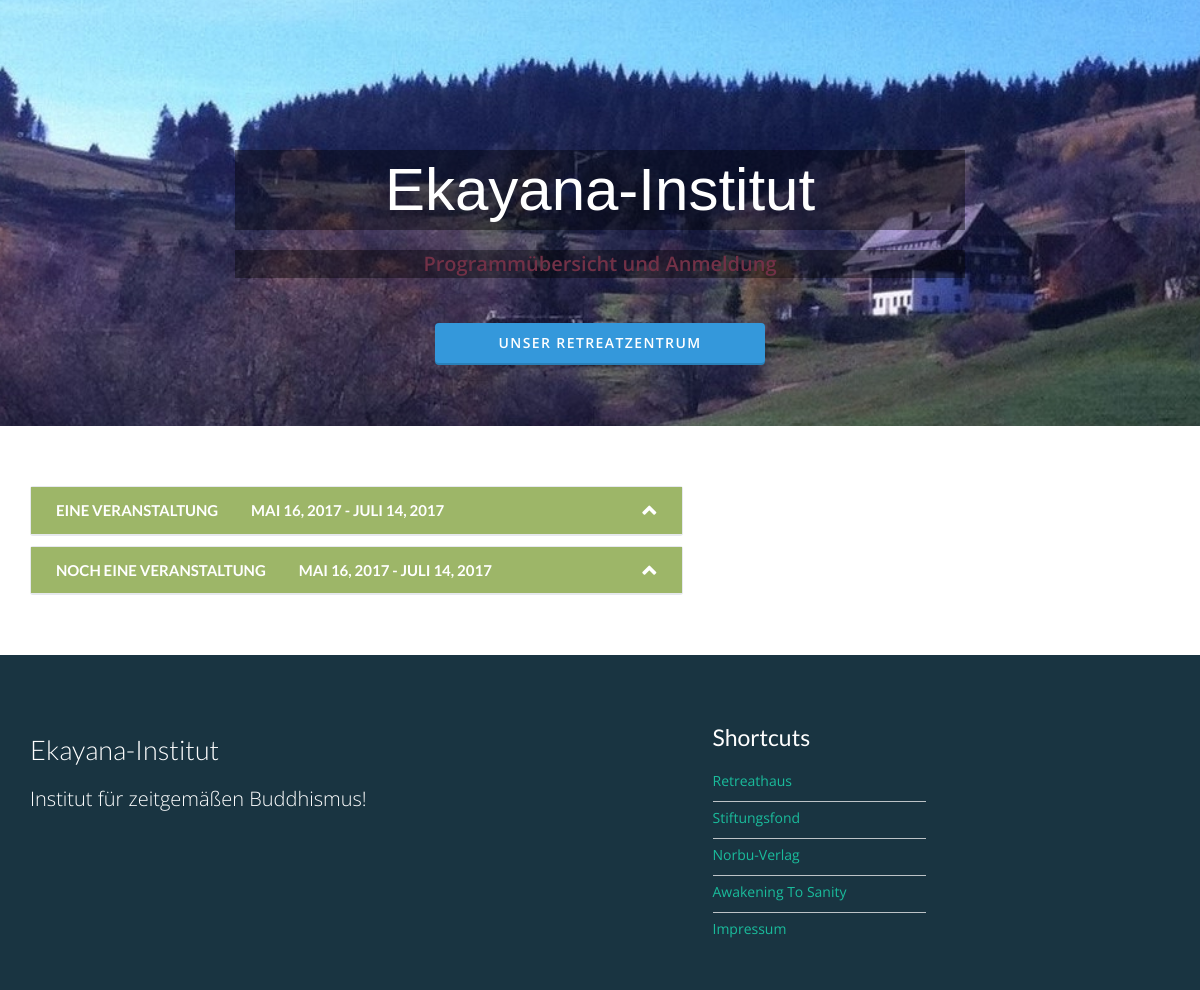
Before: / with the older database file.
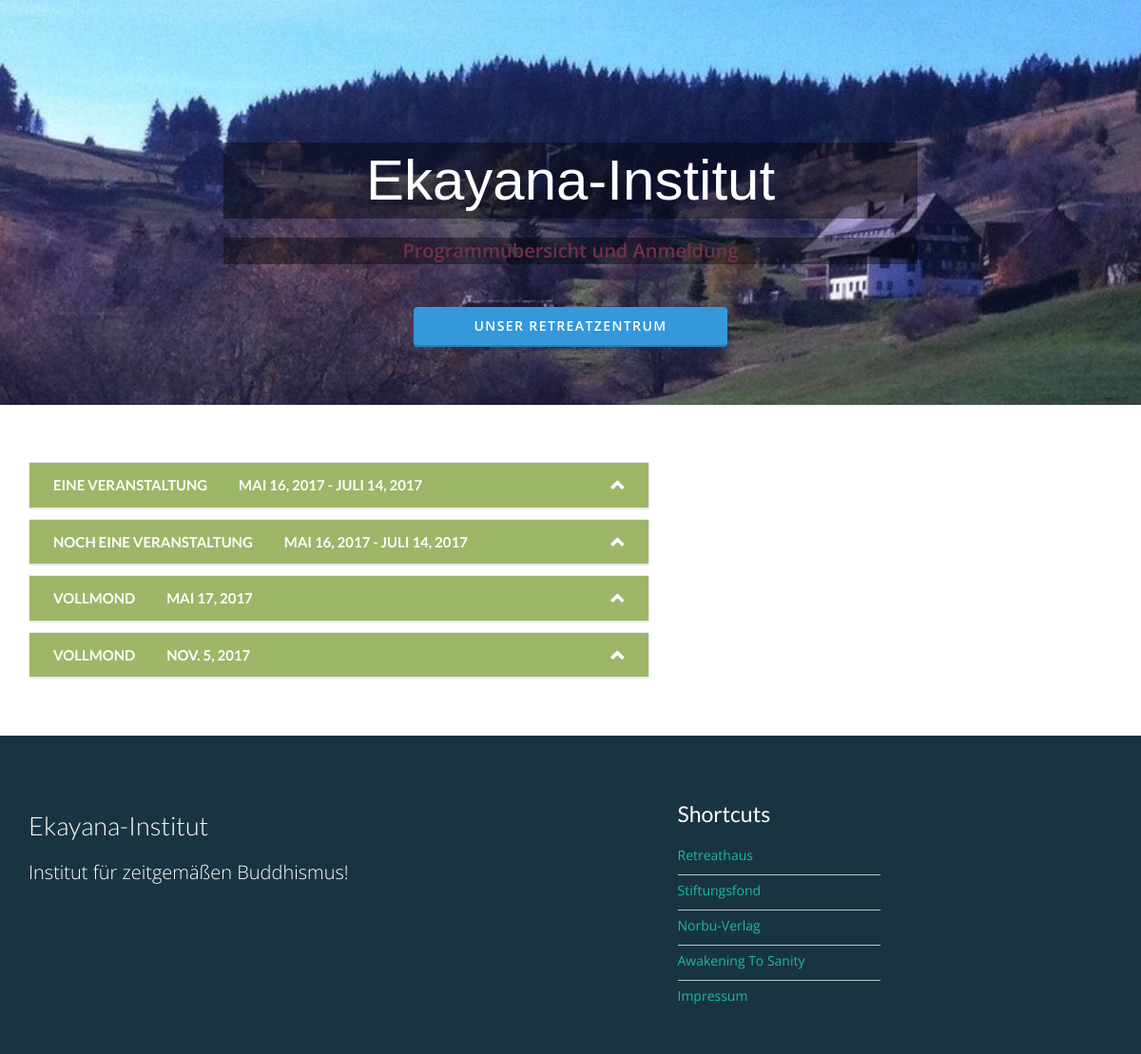
After: the same page with the newer database file.
### Anmeldung/models.py (models this page shows, shortened)
class Event(models.Model):
    bezeichnung = models.CharField(max_length=200)
    registrationdeadline = models.DateField('Sichtbar bis einschl.',default=datetime.date.today)
    beginn = models.DateField(default=datetime.date.today)
    ende = models.DateField(default=datetime.date.today)
    kurzbeschreibung = HTMLField('Kurze Beschreibung', blank=True)
    beschreibung = HTMLField('Beschreibung', blank=True)
    oeffentlich = models.BooleanField('Öffentliche Veranstaltung bzw. noch Plätze frei',default=True)
    sichtbar = models.BooleanField('wird angezeigt',default=True)
    eventplaetze = models.PositiveSmallIntegerField("Plätze für Teilnehmer", default=0)
    essensplaetze = models.PositiveSmallIntegerField("Plätze für Teilnehmer an der Verpflegung", default=0)
    class Meta:
        verbose_name = 'Veranstaltung'
        verbose_name_plural = 'Veranstaltungen'
    ordering = ['+beginn']

### Anmeldung/views.py (the view)
# urls.py: url(r'^$', views.uebersicht, name='uebersicht'),
def uebersicht(request):
    events = Event.objects.filter(registrationdeadline__gte=date.today()).order_by('beginn')
    links = texte.objects.filter(bereich__exact='LEFT',
                                 datepublishedstart__lte=date.today(),
                                 datepublishedend__gte=date.today()).order_by('-datepublishedstart')
    rechts = texte.objects.filter(bereich__exact='RIGHT',
                                  datepublishedstart__lte=date.today(),
                                  datepublishedend__gte=date.today()).order_by('-datepublishedstart')
    oben = texte.objects.filter(bereich__exact='LEFT',
                                hoehe__exact='TOP',
                                datepublishedstart__lte=date.today(),
                                datepublishedend__gte=date.today()).order_by('-datepublishedstart')
    unten = texte.objects.filter(bereich__exact='LEFT',
                                 hoehe__exact='BOTTOM',
                                 datepublishedstart__lte=date.today(),
                                 datepublishedend__gte=date.today()).order_by('-datepublishedstart')
    return render(request, 'Anmeldung/event_detail.html',
                  {'events': events, 'links': links, 'rechts': rechts, 'oben': oben, 'unten': unten})

### Anmeldung/templates/Anmeldung/event_detail.html (shortened to what this page needs)
{% extends 'Anmeldung/base2.html' %}
{% load i18n %}
{% block content %}
<div class="col-md-7">
  <div class="panel-group">
    {%  for h in events %}
      <div class="panel panel-default">
          <div class="panel-heading">
              <h4 class="panel-title">
                <a class="panel-toggle" data-toggle="collapse" data-parent=".panel-group" href="#content{{ forloop.counter}}">
                  <span>{{ h.bezeichnung }} &emsp;&emsp;{{h.beginn}}{% if h.beginn != h.ende%}  -  {{ h.ende }}{% endif %}</span>
                </a>
              </h4>
          </div>
      </div>
    {% endfor %}
  </div>
</div>
<div class="col-md-5">
</div>
{% endblock %}

Changed rows visible on the page:
added Event: bezeichnung "VOLLMOND", beginn "MAI 17, 2017"
added Event: bezeichnung "VOLLMOND", beginn "NOV. 5, 2017"
